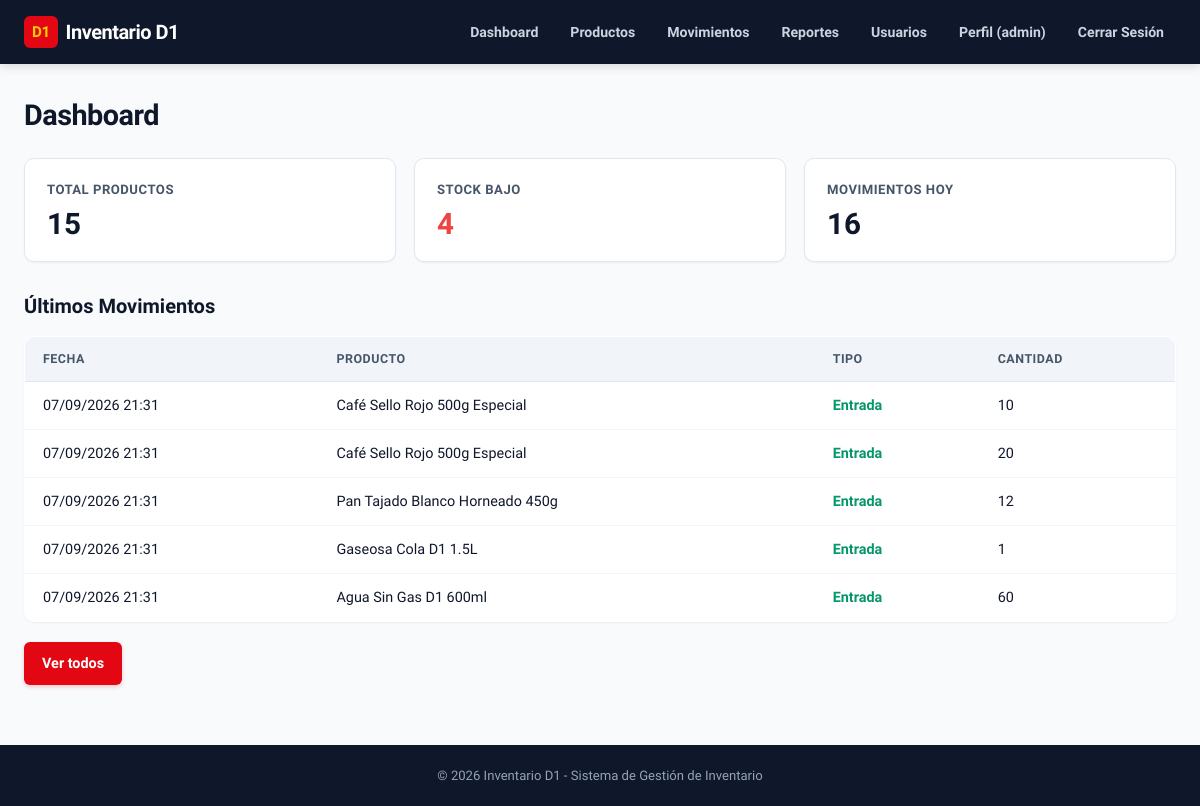
/dashboard (signed in), run on the app's committed database.
### app/models.py (models this page shows, shortened)
class Movimiento(db.Model):
    __tablename__ = 'movimiento'
    id = db.Column(db.Integer, primary_key=True)
    producto_id = db.Column(db.Integer, db.ForeignKey('producto.id'), nullable=False)
    tipo = db.Column(db.String(20), nullable=False)  # 'entrada' o 'salida'
    cantidad = db.Column(db.Integer, nullable=False)
    fecha = db.Column(db.DateTime, default=datetime.utcnow)

class Producto(db.Model):
    __tablename__ = 'producto'
    id = db.Column(db.Integer, primary_key=True)
    nombre = db.Column(db.String(150), nullable=False)
    categoria = db.Column(db.String(100), nullable=True)
    precio = db.Column(db.Float, nullable=False)
    cantidad_stock = db.Column(db.Integer, default=0, nullable=False)
    stock_minimo = db.Column(db.Integer, default=5, nullable=False)
    fecha_ingreso = db.Column(db.DateTime, default=datetime.utcnow)
    movimientos = db.relationship('Movimiento', backref='producto', lazy=True, cascade='all, delete-orphan')

### app/routes.py (the view)
@main.route('/')
@main.route('/dashboard')
@login_required
def index():
    total_productos = Producto.query.count()
    stock_bajo = Producto.query.filter(
        Producto.cantidad_stock <= Producto.stock_minimo
    ).count()
    movimientos_hoy = Movimiento.query.filter(
        db.func.date(Movimiento.fecha) == date.today()
    ).count()
    movimientos_recientes = Movimiento.query.order_by(
        Movimiento.fecha.desc()
    ).limit(5).all()
    total_usuarios = Usuario.query.count()
    total_movimientos = Movimiento.query.count()
    valor_inventario = db.session.query(
        db.func.sum(Producto.precio * Producto.cantidad_stock)
    ).scalar() or 0.0
    return render_template('index.html',
                           total_productos=total_productos,
                           stock_bajo=stock_bajo,
                           movimientos_hoy=movimientos_hoy,
                           movimientos_recientes=movimientos_recientes,
                           total_usuarios=total_usuarios,
                           total_movimientos=total_movimientos,
                           valor_inventario=valor_inventario)

### app/routes.py (called while the page is built)
def login_required(f):
    @wraps(f)
    def decorated_function(*args, **kwargs):
        if 'usuario_id' not in session:
            flash('Debes iniciar sesión para acceder a esta página.', 'warning')
            return redirect(url_for('main.login', next=request.path))
        return f(*args, **kwargs)
    return decorated_function

@main.before_app_request
def cargar_usuario_actual():
    g.usuario = None
    if 'usuario_id' in session:
        g.usuario = db.session.get(Usuario, session['usuario_id'])
        if g.usuario is None:
            session.clear()

@main.app_context_processor
def inject_global_vars():
    return dict(
        usuario_actual=getattr(g, 'usuario', None),
        now=datetime.utcnow()
    )

### app/templates/index.html (shortened to what this page needs)
{% extends 'base.html' %}
{% block content %}
<h1>Dashboard</h1>
<div class="dashboard">
    <div class="card">
        <h2>Total Productos</h2>
        <p class="number">{{ total_productos }}</p>
    </div>
    <div class="card">
        <h2>Stock Bajo</h2>
        <p class="number warning">{{ stock_bajo }}</p>
    </div>
    <div class="card">
        <h2>Movimientos Hoy</h2>
        <p class="number">{{ movimientos_hoy }}</p>
    </div>
</div>
<section class="recent-movements">
    <h2>&Uacute;ltimos Movimientos</h2>
    {% if movimientos_recientes %}
        <table>
            <thead>
                <tr>
                    <th>Fecha</th>
                    <th>Producto</th>
                    <th>Tipo</th>
                    <th>Cantidad</th>
                </tr>
            </thead>
            <tbody>
                {% for mov in movimientos_recientes %}
                <tr>
                    <td>{{ mov.fecha.strftime('%d/%m/%Y %H:%M') }}</td>
                    <td>{{ mov.producto.nombre }}</td>
                    <td class="{{ 'entrada' if mov.tipo == 'entrada' else 'salida' }}">
                        {{ mov.tipo|capitalize }}
                    </td>
                    <td>{{ mov.cantidad }}</td>
                </tr>
                {% endfor %}
            </tbody>
        </table>
        <a href="{{ url_for('main.listar_movimientos') }}" class="btn">Ver todos</a>
    {% else %}
        <p>No hay movimientos registrados.</p>
    {% endif %}
</section>
{% endblock %}

### app/templates/base.html (shortened to what this page needs)
<!DOCTYPE html>
<html lang="es">
<head>
    <link rel="stylesheet" href="{{ url_for('static', filename='css/style.css') }}">
</head>
<body>
    <header>
        <nav>
            <div class="logo"><a href="{{ url_for('main.index') }}" style="color: inherit; text-decoration: none;">Inventario D1</a></div>
            <ul>
                {% if session.get('usuario_id') %}
                    <li><a href="{{ url_for('main.index') }}">Dashboard</a></li>
                    <li><a href="{{ url_for('main.listar_productos') }}">Productos</a></li>
                    <li><a href="{{ url_for('main.listar_movimientos') }}">Movimientos</a></li>
                    <li><a href="{{ url_for('main.reportes') }}">Reportes</a></li>
                    {% if session.get('usuario_rol') == 'admin' %}
                        <li><a href="{{ url_for('main.listar_usuarios') }}">Usuarios</a></li>
                    {% endif %}
                    <li><a href="{{ url_for('main.perfil') }}">Perfil ({{ session.get('usuario_username') }})</a></li>
                    <li><a href="{{ url_for('main.logout') }}">Cerrar Sesión</a></li>
                {% else %}
                    <li><a href="{{ url_for('main.login') }}">Iniciar Sesión</a></li>
                {% endif %}
            </ul>
        </nav>
    </header>
    <main>
        {% block content %}{% endblock %}
    </main>
    <footer>
        <p>&copy; 2026 Inventario D1 - Sistema de Gesti&oacute;n de Inventario</p>
    </footer>
</body>
</html>

### app/static/css/style.css (style rules this page uses)
:root { --primary: #E30613; --primary-hover: #C20510; --primary-light: #FEE2E2; --accent-yellow: #FFD100; --accent-yellow-dark: #D97706; --bg-page: #F8FAFC; --bg-card: #FFFFFF; --bg-header: #0F172A; --border-color: #E2E8F0; --border-subtle: #F1F5F9; --text-primary: #0F172A; --text-secondary: #475569; --text-muted: #94A3B8; --text-inverse: #FFFFFF; --success: #10B981; --success-bg: #ECFDF5; --warning: #F59E0B; --warning-bg: #FFFBEB; --danger: #EF4444; --danger-bg: #FEF2F2; --info: #3B82F6; --info-bg: #EFF6FF; --radius-sm: 6px; --radius-md: 10px; --radius-lg: 16px; --radius-full: 9999px; --shadow-sm: 0 1px 2px rgba(0, 0, 0, 0.05); --shadow-md: 0 4px 6px -1px rgba(0, 0, 0, 0.08), 0 2px 4px -2px rgba(0, 0, 0, 0.04); --shadow-lg: 0 10px 15px -3px rgba(0, 0, 0, 0.1), 0 4px 6px -4px rgba(0, 0, 0, 0.05); }
*, *::before, *::after { box-sizing: border-box; margin: 0; padding: 0; }
body { font-family: 'Plus Jakarta Sans', system-ui, -apple-system, BlinkMacSystemFont, 'Segoe UI', Roboto, sans-serif; background-color: var(--bg-page); color: var(--text-primary); line-height: 1.6; min-height: 100vh; display: flex; flex-direction: column; }
a { color: var(--primary); text-decoration: none; transition: color 0.15s ease; }
header { background-color: var(--bg-header); color: var(--text-inverse); padding: 0 24px; box-shadow: 0 2px 10px rgba(0, 0, 0, 0.15); position: sticky; top: 0; z-index: 100; }
nav { max-width: 1280px; margin: 0 auto; display: flex; align-items: center; justify-content: space-between; height: 64px; gap: 20px; }
.logo a { display: inline-flex; align-items: center; gap: 8px; font-size: 1.25rem; font-weight: 800; color: #FFFFFF !important; letter-spacing: -0.5px; }
.logo a::before { content: 'D1'; background-color: var(--primary); color: var(--accent-yellow); font-size: 0.95rem; font-weight: 900; padding: 4px 8px; border-radius: var(--radius-sm); letter-spacing: -0.5px; }
nav ul { display: flex; list-style: none; align-items: center; gap: 8px; flex-wrap: wrap; }
nav ul li a { color: #CBD5E1; font-size: 0.88rem; font-weight: 600; padding: 8px 12px; border-radius: var(--radius-sm); transition: all 0.2s ease; }
main { flex: 1; max-width: 1280px; width: 100%; margin: 0 auto; padding: 28px 24px 60px; }
h1 { font-size: 1.8rem; font-weight: 800; color: var(--text-primary); margin-bottom: 20px; letter-spacing: -0.5px; }
h2 { font-size: 1.25rem; font-weight: 700; color: var(--text-primary); margin: 24px 0 14px; }
.dashboard { display: grid; grid-template-columns: repeat(auto-fit, minmax(200px, 1fr)); gap: 18px; margin-bottom: 28px; }
.card { background: var(--bg-card); border: 1px solid var(--border-color); border-radius: var(--radius-md); padding: 20px 22px; box-shadow: var(--shadow-sm); transition: transform 0.2s ease, box-shadow 0.2s ease; }
.card h2 { font-size: 0.82rem; font-weight: 700; text-transform: uppercase; letter-spacing: 0.5px; color: var(--text-secondary); margin: 0 0 8px 0; }
.card p.number { font-size: 1.85rem; font-weight: 800; color: var(--text-primary); line-height: 1.1; }
.card p.number.warning { color: var(--danger); }
table { width: 100%; border-collapse: collapse; background: var(--bg-card); border: 1px solid var(--border-color); border-radius: var(--radius-md); overflow: hidden; margin-bottom: 20px; font-size: 0.9rem; box-shadow: var(--shadow-sm); }
th { background: #F1F5F9; color: var(--text-secondary); font-weight: 700; font-size: 0.78rem; text-transform: uppercase; letter-spacing: 0.5px; padding: 12px 18px; text-align: left; border-bottom: 1px solid var(--border-color); }
td { padding: 12px 18px; border-bottom: 1px solid var(--border-subtle); vertical-align: middle; }
tr:last-child td { border-bottom: none; }
td.entrada { color: #059669; font-weight: 700; }
.btn { display: inline-flex; align-items: center; justify-content: center; font-weight: 600; font-size: 0.9rem; padding: 10px 18px; border-radius: var(--radius-sm); border: none; cursor: pointer; background-color: var(--primary); color: #FFFFFF; box-shadow: 0 2px 4px rgba(227, 6, 19, 0.2); transition: all 0.2s ease; }
footer { background: #0F172A; color: #94A3B8; text-align: center; padding: 20px 24px; font-size: 0.82rem; margin-top: auto; }

### data on the page
Movimiento: fecha "07/09/2026 21:31", producto.nombre "Café Sello Rojo 500g Especial", tipo "Entrada", cantidad "10"
Movimiento: fecha "07/09/2026 21:31", producto.nombre "Café Sello Rojo 500g Especial", tipo "Entrada", cantidad "20"
Movimiento: fecha "07/09/2026 21:31", producto.nombre "Pan Tajado Blanco Horneado 450g", tipo "Entrada", cantidad "12"
Movimiento: fecha "07/09/2026 21:31", producto.nombre "Gaseosa Cola D1 1.5L", tipo "Entrada", cantidad "1"
Movimiento: fecha "07/09/2026 21:31", producto.nombre "Agua Sin Gas D1 600ml", tipo "Entrada", cantidad "60"

### other printed values
{{ session.get('usuario_username') }} "admin"
{{ total_productos }} "15"
{{ stock_bajo }} "4"
{{ movimientos_hoy }} "16"
